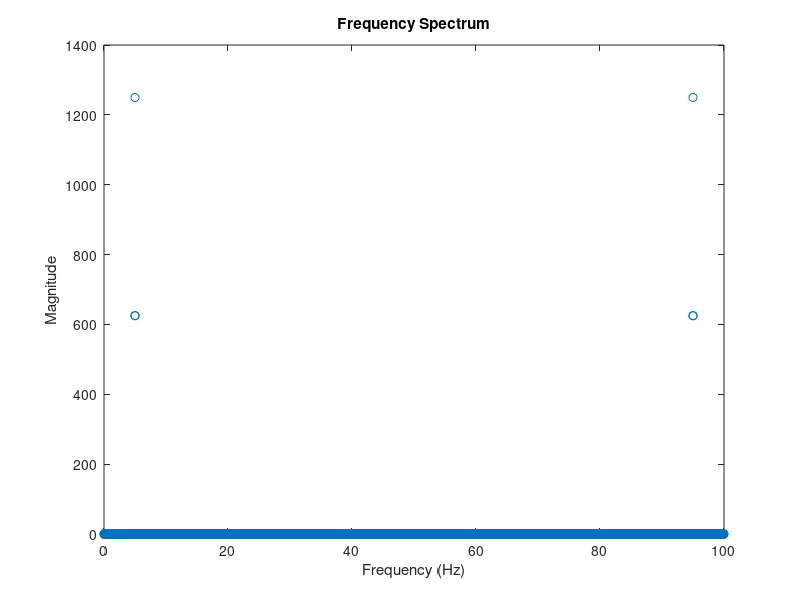

Write the MATLAB code that produced this figure.
% Discover meaning of "center frequency"
% Guess: Hanning-ed sine wave has a FT with a "center frequency" = f0
% Result: it does appear to be the case!

f0 = 25; %6.67e6;            % Central frequency                        [Hz]

t = 0:1/500:10-1/500;  
impulse_response = sin(2*pi*f0*t);
impulse_response = impulse_response.*hanning(length(impulse_response))';

figure
y = fft(impulse_response);            % Compute DFT of x
m = abs(y);                               % Magnitude
f = (0:length(y)-1)*100/length(y);        % Frequency vector
plot(f,m,'o')
title('Frequency Spectrum')
xlabel('Frequency (Hz)')
ylabel('Magnitude')